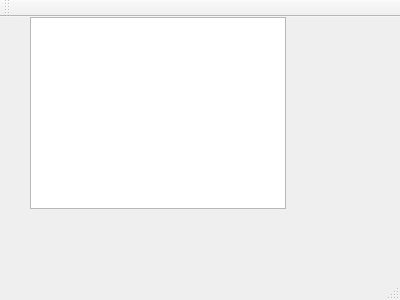
<?xml version="1.0" encoding="UTF-8"?>
<ui version="4.0">
 <class>MainWindow</class>
 <widget class="QMainWindow" name="MainWindow">
  <property name="geometry">
   <rect>
    <x>0</x>
    <y>0</y>
    <width>400</width>
    <height>300</height>
   </rect>
  </property>
  <property name="windowTitle">
   <string>MainWindow</string>
  </property>
  <widget class="QWidget" name="centralWidget">
   <widget class="QTextBrowser" name="text">
    <property name="geometry">
     <rect>
      <x>30</x>
      <y>0</y>
      <width>256</width>
      <height>192</height>
     </rect>
    </property>
   </widget>
  </widget>
  <widget class="QMenuBar" name="menuBar">
   <property name="geometry">
    <rect>
     <x>0</x>
     <y>0</y>
     <width>400</width>
     <height>20</height>
    </rect>
   </property>
  </widget>
  <widget class="QToolBar" name="mainToolBar">
   <attribute name="toolBarArea">
    <enum>TopToolBarArea</enum>
   </attribute>
   <attribute name="toolBarBreak">
    <bool>false</bool>
   </attribute>
  </widget>
  <widget class="QStatusBar" name="statusBar"/>
 </widget>
 <layoutdefault spacing="6" margin="11"/>
 <resources/>
 <connections/>
</ui>
